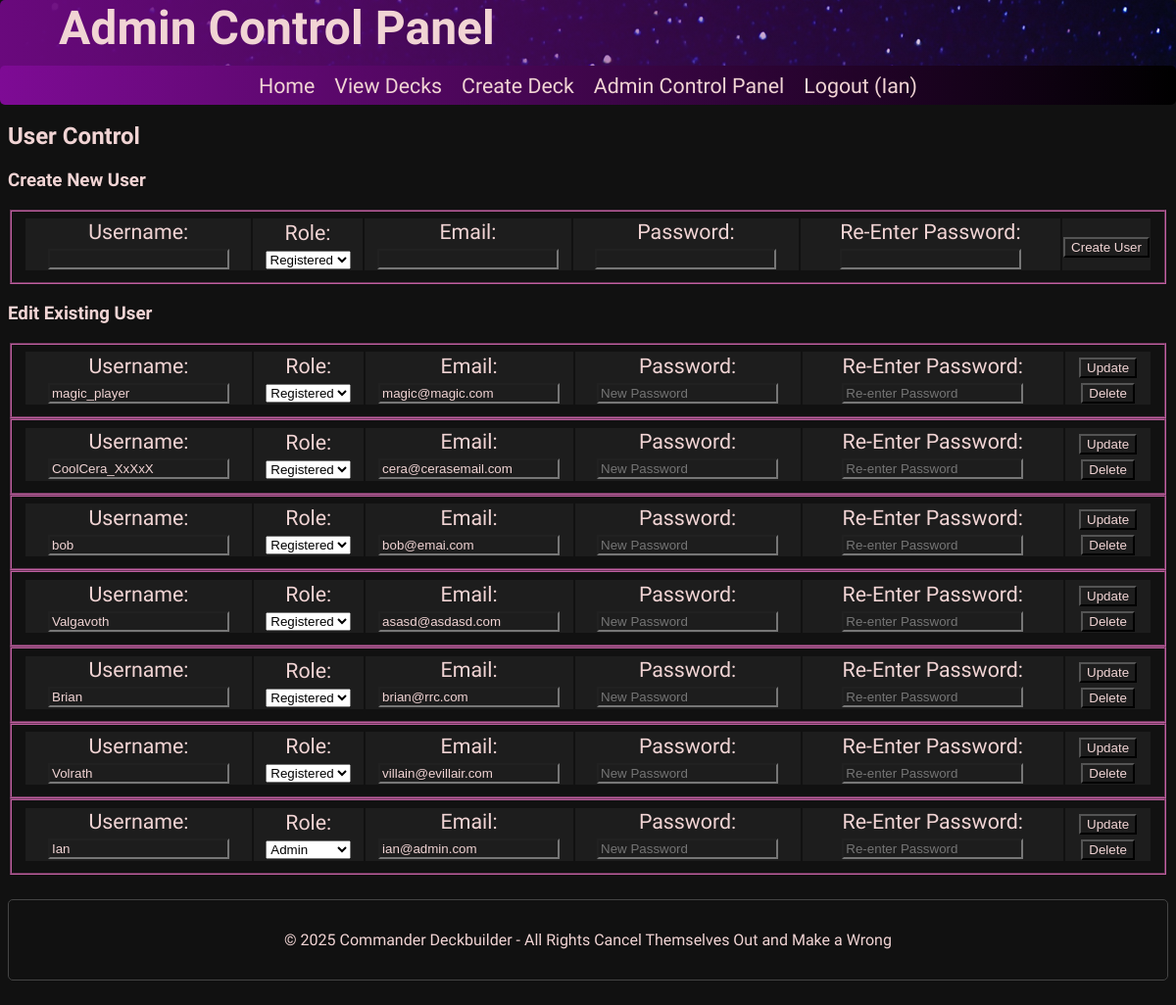
The app's page /admin_users.php (signed in) with its own data.
### tables this page shows
CREATE TABLE `users` (
  `user_id` int(11) NOT NULL,
  `username` varchar(50) NOT NULL,
  `password` varchar(255) NOT NULL,
  `email` varchar(255) NOT NULL,
  `role` enum('registered','admin') NOT NULL DEFAULT 'registered',
  `created_at` timestamp NOT NULL DEFAULT current_timestamp()
);

### admin_users.php (the view, shortened to what this page needs)
<?php
require './includes/connect.php';
$query = "SELECT * FROM users";
$statement = $db -> prepare($query);
$statement -> execute();
$users = $statement -> fetchAll();
?>
<!DOCTYPE html>
<html lang="en">
    <?php include './includes/head.php'; ?>
    <body>
        <header>
        <h1>Admin Control Panel</h1>
        <?php include './includes/navbar.php'; ?>
        </header>
        <h2>User Control</h2>
        <h3>Create New User</h3>
        <form action="admin_users.php" method="post">
            <fieldset>
                <table>
                    <tr class="deck">
                        <td><label for="username">Username:</label><input type="text" id="username" name="username" required /></td>
                        <td><label for="role">Role:</label>
                        <select name="role" id="role">
                            <option value="registered">Registered</option>
                        </select></td>
                        <td><label for="email">Email:</label><input type="email" id="email" name="email" required /></td>
                        <td><label for="password">Password:</label><input type="password" id="password" name="password" required /></td>
                        <td><label for="password-reenter">Re-Enter Password:</label><input type="password" id="password-reenter" name="password-reenter" required /></td>
                        <td><input type="submit" name="create-user" value="Create User"></td>
                    </tr>
                </table>
            </fieldset>
        </form>
        <h3>Edit Existing User</h3>
        <?php foreach ($users as $user): ?>
            <form action="admin_users.php" method="post">
            <fieldset>
                <table>
                    <tr class="deck">
                        <td><label for="username-<?= $user['user_id'] ?>">Username:</label><input type="text" id="username-<?= $user['user_id'] ?>" name="username" value="<?= $user['username'] ?>"></td>
                        <td><label for="role-<?= $user['user_id'] ?>">Role:</label>
                        <select name="role" id="role-<?= $user['user_id'] ?>">
                            <option value="registered" <?= $user['role'] === 'registered' ? 'selected' : '' ?>>Registered</option>
                            <option value="admin" <?= $user['role'] === 'admin' ? 'selected' : '' ?>>Admin</option>
                        </select></td>
                        <td><label for="email-<?= $user['user_id'] ?>">Email:</label><input type="email" name="email" id="email-<?= $user['user_id'] ?>" value="<?= $user['email'] ?>"></td>
                        <td><label for="password-<?= $user['user_id'] ?>">Password:</label><input type="password" name="password" id="password-<?= $user['user_id'] ?>" placeholder="New Password"></td>
                        <td><label for="password-reenter-<?= $user['user_id'] ?>">Re-Enter Password:</label><input type="password" name="password-reenter" id="password-reenter-<?= $user['user_id'] ?>" placeholder="Re-enter Password"></td>
                        <td>
                        <input type="submit" name="update-user" value="Update">
                        <input type="submit" name="delete-user" value="Delete">
                        </td>
                    </tr>
                </table>
            </fieldset>
            </form>
        <?php endforeach; ?>
    <?php include './includes/footer.php'; ?>
    </body>
</html>

### styles.css (style rules this page uses)
* { box-sizing: border-box; list-style: none; }
html { margin: 0px; padding: 0px; background-color: #111; color: #f1d4d4; font-family: Grenze, Geneva, Tahoma, sans-serif; }
table { margin: 0px auto; }
fieldset { border-color: #c060a1; }
.deck { margin: 10px; padding: 15px; padding-bottom: 30px; font-size: 16pt; border: 1px solid #c060a1; border-radius: 5px; text-align: center; background-color: #1d1d1d; }
header { margin: 0px auto; top: 0px; left: 50%; transform: translateX(-50%); background-image: linear-gradient( to right, rgba(106, 9, 125, 1), rgba(106, 9, 125, 0) ), url("images/galaxy-banner.png"); width: 100%; height: 100px; border-radius: 5px; position: fixed; }
body { margin-top: 125px; }
header h1 { margin: 0px; padding-top: 0px; padding-left: 5%; font-size: 36pt; }
fieldset { display: flex; flex-direction: column; align-items: flex-start; }
input, textarea { background-color: #1d1d1d; color: #f1d4d4; }

### records on screen
users: username "magic_player", role "Registered", email "magic@magic.com"
users: username "CoolCera_XxXxX", role "Registered", email "cera@cerasemail.com"
users: username "bob", role "Registered", email "bob@emai.com"
users: username "Valgavoth", role "Registered", email "asasd@asdasd.com"
users: username "Brian", role "Registered", email "brian@rrc.com"
users: username "Volrath", role "Registered", email "villain@evillair.com"
users: username "Ian", role "Admin", email "ian@admin.com"

### other values on screen
$_SESSION['username'] "Ian"
